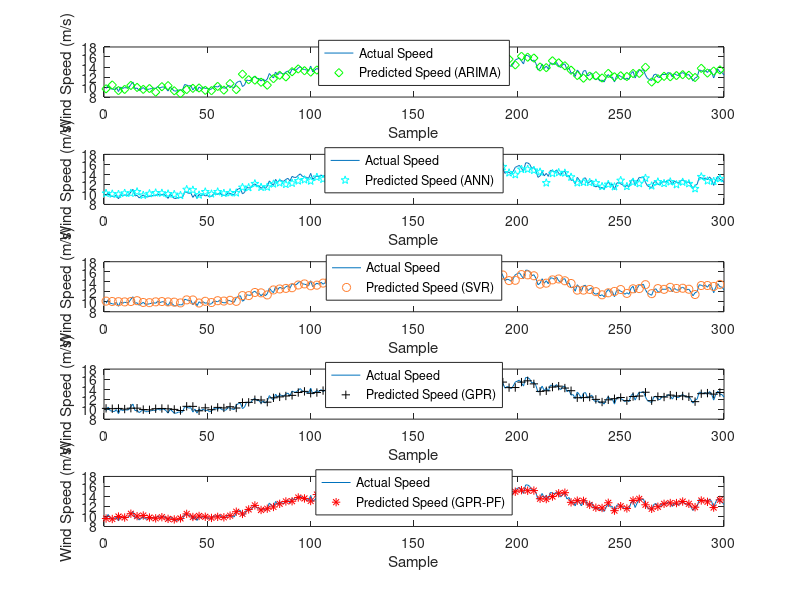

Reproduce this figure in MATLAB.
%This file is to generate the plot of trend, error distribution and
%correlation between YtestVinalhaven speed and predict speed of Blandford by 5
%different methods
clear;
close all;
load('AllResults.mat');
x=1:300;
subplot(5,1,1)
plot(YtestVinalhaven);                     
hold on
plot( x(1:3:300),Yhat1ARIMAVinalhaven(1:3:300), 'dg');
xlabel('Sample');
ylabel('Wind Speed (m/s)');
% title('One-step-ahead Wind Speed Prediction in Vinalhaven');
legend('Actual Speed','Predicted Speed (ARIMA)','Location','South');
hold off
subplot(5,1,2);
plot(YtestVinalhaven); 
hold on
plot( x(1:3:300),Yhat1ANNVinalhaven(1:3:300),'pc');
xlabel('Sample');
ylabel('Wind Speed (m/s)');
legend('Actual Speed','Predicted Speed (ANN)','Location','South');
hold off

subplot(5,1,3);
plot(YtestVinalhaven); 
hold on
plot( x(1:3:300),Yhat1SVRVinalhaven(1:3:300),'o','Color',[1 0.5 0.2]);
xlabel('Sample');
ylabel('Wind Speed (m/s)');
legend('Actual Speed','Predicted Speed (SVR)','Location','South');
hold off

subplot(5,1,4);

plot(YtestVinalhaven); 
hold on
plot( x(1:3:300),Yhat1GPRVinalhaven(1:3:300),'+k');
xlabel('Sample');
ylabel('Wind Speed (m/s)');
legend('Actual Speed','Predicted Speed (GPR)','Location','South');
hold off

subplot(5,1,5);

plot(YtestVinalhaven); 
hold on
plot( x(1:3:300),Yhat1GPRPFVinalhaven(1:3:300),'*r');
xlabel('Sample');
ylabel('Wind Speed (m/s)');
legend('Actual Speed','Predicted Speed (GPR-PF)','Location','South');
hold off